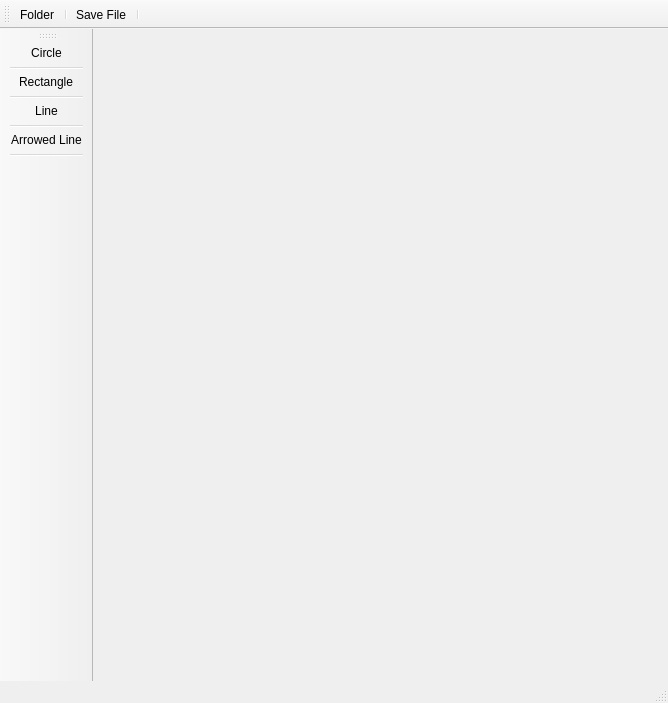
<?xml version="1.0" encoding="UTF-8"?>
<ui version="4.0">
 <class>MainWindow</class>
 <widget class="QMainWindow" name="MainWindow">
  <property name="geometry">
   <rect>
    <x>0</x>
    <y>0</y>
    <width>668</width>
    <height>703</height>
   </rect>
  </property>
  <property name="windowTitle">
   <string>MainWindow</string>
  </property>
  <widget class="QWidget" name="centralWidget">
   <widget class="my_qlabel" name="lblDrawArea">
    <property name="geometry">
     <rect>
      <x>30</x>
      <y>10</y>
      <width>561</width>
      <height>611</height>
     </rect>
    </property>
    <property name="mouseTracking">
     <bool>true</bool>
    </property>
    <property name="frameShape">
     <enum>QFrame::NoFrame</enum>
    </property>
    <property name="text">
     <string/>
    </property>
    <property name="alignment">
     <set>Qt::AlignCenter</set>
    </property>
   </widget>
  </widget>
  <widget class="QMenuBar" name="menuBar">
   <property name="geometry">
    <rect>
     <x>0</x>
     <y>0</y>
     <width>668</width>
     <height>21</height>
    </rect>
   </property>
  </widget>
  <widget class="QToolBar" name="mainToolBar">
   <attribute name="toolBarArea">
    <enum>TopToolBarArea</enum>
   </attribute>
   <attribute name="toolBarBreak">
    <bool>false</bool>
   </attribute>
   <addaction name="chooseFileBtn"/>
   <addaction name="separator"/>
   <addaction name="saveFileBtn"/>
   <addaction name="separator"/>
  </widget>
  <widget class="QStatusBar" name="statusBar"/>
  <widget class="QToolBar" name="toolBar">
   <property name="windowTitle">
    <string>toolBar</string>
   </property>
   <attribute name="toolBarArea">
    <enum>LeftToolBarArea</enum>
   </attribute>
   <attribute name="toolBarBreak">
    <bool>false</bool>
   </attribute>
   <addaction name="circleRadioBtn"/>
   <addaction name="separator"/>
   <addaction name="rectRadioBtn"/>
   <addaction name="separator"/>
   <addaction name="lineRadioBtn"/>
   <addaction name="separator"/>
   <addaction name="arrowedLineRadioBtn"/>
   <addaction name="separator"/>
  </widget>
  <action name="circleRadioBtn">
   <property name="checkable">
    <bool>true</bool>
   </property>
   <property name="icon">
    <iconset resource="resources.qrc">
     <normaloff>:/images/icons/circle.png</normaloff>:/images/icons/circle.png</iconset>
   </property>
   <property name="text">
    <string>Circle</string>
   </property>
   <property name="toolTip">
    <string>Draw circle</string>
   </property>
  </action>
  <action name="rectRadioBtn">
   <property name="checkable">
    <bool>true</bool>
   </property>
   <property name="icon">
    <iconset resource="resources.qrc">
     <normaloff>:/images/icons/rectangle.png</normaloff>:/images/icons/rectangle.png</iconset>
   </property>
   <property name="text">
    <string>Rectangle</string>
   </property>
   <property name="toolTip">
    <string>Draw rectangle</string>
   </property>
  </action>
  <action name="lineRadioBtn">
   <property name="checkable">
    <bool>true</bool>
   </property>
   <property name="icon">
    <iconset resource="resources.qrc">
     <normaloff>:/images/icons/line.png</normaloff>:/images/icons/line.png</iconset>
   </property>
   <property name="text">
    <string>Line</string>
   </property>
   <property name="toolTip">
    <string>Draw line</string>
   </property>
  </action>
  <action name="arrowedLineRadioBtn">
   <property name="checkable">
    <bool>true</bool>
   </property>
   <property name="icon">
    <iconset resource="resources.qrc">
     <normaloff>:/images/icons/arrow.png</normaloff>:/images/icons/arrow.png</iconset>
   </property>
   <property name="text">
    <string>Arrowed Line</string>
   </property>
   <property name="toolTip">
    <string>Draw arrowed line</string>
   </property>
  </action>
  <action name="chooseFileBtn">
   <property name="icon">
    <iconset resource="resources.qrc">
     <normaloff>:/images/icons/dir.png</normaloff>:/images/icons/dir.png</iconset>
   </property>
   <property name="text">
    <string>Folder</string>
   </property>
   <property name="toolTip">
    <string>Open directory</string>
   </property>
  </action>
  <action name="saveFileBtn">
   <property name="icon">
    <iconset resource="resources.qrc">
     <normaloff>:/images/icons/file.png</normaloff>:/images/icons/file.png</iconset>
   </property>
   <property name="text">
    <string>Save File</string>
   </property>
   <property name="toolTip">
    <string>Save image</string>
   </property>
  </action>
 </widget>
 <layoutdefault spacing="6" margin="11"/>
 <customwidgets>
  <customwidget>
   <class>my_qlabel</class>
   <extends>QLabel</extends>
   <header location="global">my_qlabel.h</header>
  </customwidget>
 </customwidgets>
 <resources>
  <include location="resources.qrc"/>
 </resources>
 <connections/>
</ui>
